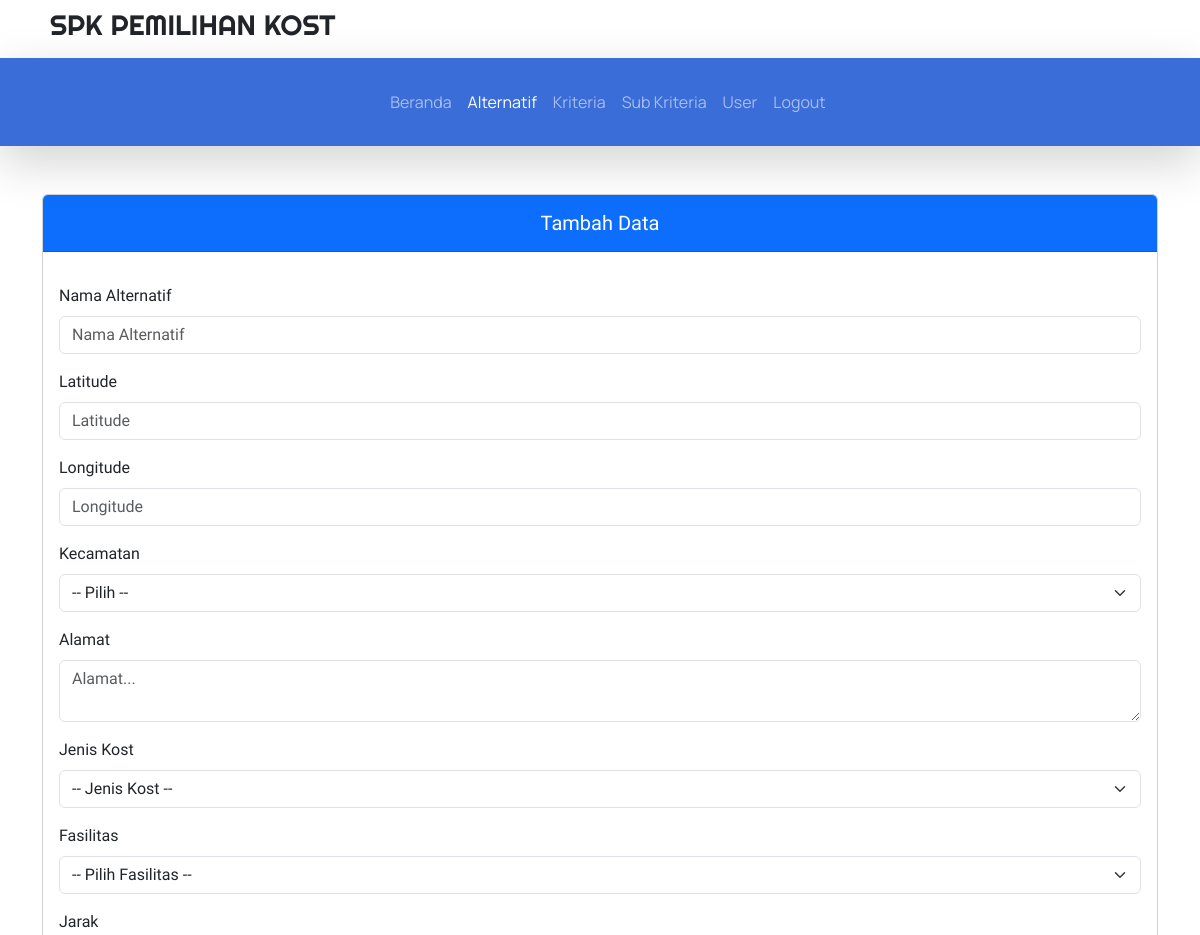
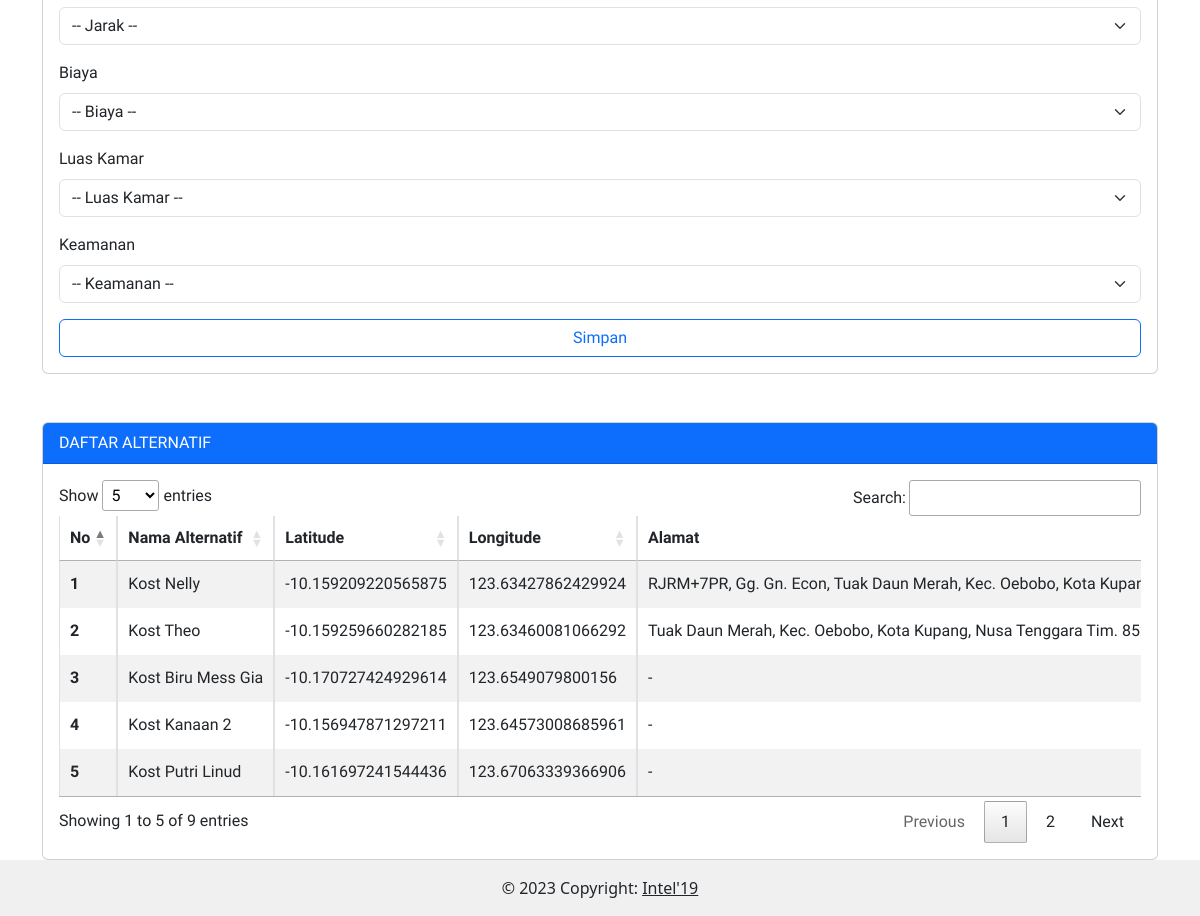
/admin/alternatif.php (signed in), run on the app's committed database (2 pictures, top to bottom).
### tables this page shows
CREATE TABLE `kecocokan_alt_kriteria` (
  `id_alt_kriteria` int(11) NOT NULL,
  `f_id_alternatif` int(5) NOT NULL,
  `f_id_kriteria` char(2) NOT NULL,
  `f_id_sub_kriteria` int(5) NOT NULL
);

CREATE TABLE `alternatif` (
  `id_alternatif` int(5) NOT NULL,
  `nama_alternatif` varchar(50) NOT NULL,
  `alamat` varchar(150) NOT NULL,
  `latitude` varchar(100) NOT NULL,
  `longitude` varchar(100) NOT NULL,
  `jenis_kost` enum('Campuran','Laki-Laki','Perempuan') NOT NULL DEFAULT 'Campuran',
  `kecamatan` varchar(50) DEFAULT NULL
);

### config.php (called while the page is built, shortened)
<?php
function connectDatabase()
{
    $conn = new mysqli(DB_HOST, DB_USERNAME, DB_PASSWORD, DB_NAME);
    return $conn;
}
?>

### admin/functions/alternatif.php (called while the page is built, shortened)
<?php
require_once '../config.php';
class Alternatif
{
    private $db;
    public function __construct()
    {
        $this->db = connectDatabase();
    }
    public function getDataAlternatif()
    {
        return $this->db->query("SELECT a.nama_alternatif, a.id_alternatif, a.latitude, a.longitude, a.alamat, a.jenis_kost, a.kecamatan, kak.id_alt_kriteria,
                MAX(CASE WHEN k.nama_kriteria = 'Fasilitas' THEN kak.id_alt_kriteria END) AS id_alt_C1,
                MIN(CASE WHEN k.nama_kriteria = 'Jarak' THEN kak.id_alt_kriteria END) AS id_alt_C2,
                MIN(CASE WHEN k.nama_kriteria = 'Biaya' THEN kak.id_alt_kriteria END) AS id_alt_C3,
                MAX(CASE WHEN k.nama_kriteria = 'Luas Kamar' THEN kak.id_alt_kriteria END) AS id_alt_C4,
                MAX(CASE WHEN k.nama_kriteria = 'Keamanan' THEN kak.id_alt_kriteria END) AS id_alt_C5,
                MAX(CASE WHEN k.nama_kriteria = 'Fasilitas' THEN kak.f_id_sub_kriteria END) AS id_sub_C1,
                MIN(CASE WHEN k.nama_kriteria = 'Jarak' THEN kak.f_id_sub_kriteria END) AS id_sub_C2,
                MIN(CASE WHEN k.nama_kriteria = 'Biaya' THEN kak.f_id_sub_kriteria END) AS id_sub_C3,
                MAX(CASE WHEN k.nama_kriteria = 'Luas Kamar' THEN kak.f_id_sub_kriteria END) AS id_sub_C4,
                MAX(CASE WHEN k.nama_kriteria = 'Keamanan' THEN kak.f_id_sub_kriteria END) AS id_sub_C5,
                MAX(CASE WHEN k.nama_kriteria = 'Fasilitas' THEN sk.nama_sub_kriteria END) AS nama_C1,
                MIN(CASE WHEN k.nama_kriteria = 'Jarak' THEN sk.nama_sub_kriteria END) AS nama_C2,
                MIN(CASE WHEN k.nama_kriteria = 'Biaya' THEN sk.nama_sub_kriteria END) AS nama_C3,
                MAX(CASE WHEN k.nama_kriteria = 'Luas Kamar' THEN sk.nama_sub_kriteria END) AS nama_C4,
                MAX(CASE WHEN k.nama_kriteria = 'Keamanan' THEN sk.nama_sub_kriteria END) AS nama_C5
                FROM alternatif a
                JOIN kecocokan_alt_kriteria kak ON a.id_alternatif = kak.f_id_alternatif
                JOIN sub_kriteria sk ON kak.f_id_sub_kriteria = sk.id_sub_kriteria
                JOIN kriteria k ON kak.f_id_kriteria = k.id_kriteria
                GROUP BY a.nama_alternatif ORDER BY a.id_alternatif DESC;");
    }
}
$getDataAlternatif = new Alternatif();

### admin/alternatif.php (the view, shortened to what this page needs)
<?php
require_once './header.php';
require_once './functions/alternatif.php';
$dataAlternatif = $getDataAlternatif->getDataAlternatif();
?>
<div class="container" style="font-family: 'Prompt', sans-serif">
    <div class="row">
        <div class="d-xxl-flex">
            <div class="col-xxl-3 mb-xxl-3 mt-5">
                <form action="" method="post">
                    <div class="card">
                        <div class="card-header bg-primary">
                            <h5 class="text-center text-white pt-2 col-12 btn-outline-primary">
                                Tambah Data
                            </h5>
                        </div>
                        <div class="card-body">
                            <div class="mb-3 mt-3">
                                <label for="exampleFormControlInput1" class="form-label">Nama Alternatif</label>
                                <input type="text" name="nama_alternatif" class="form-control" id="exampleFormControlInput1" required placeholder="Nama Alternatif" />
                            </div>
                            <div class="mb-3 mt-3">
                                <label for="latitude" class="form-label">Latitude</label>
                                <input type="text" name="latitude" required class="form-control" id="latitude" placeholder="Latitude" />
                            </div>
                            <div class="mb-3 mt-3">
                                <label for="longitude" class="form-label">Longitude</label>
                                <input type="text" name="longitude" required class="form-control" id="longitude" placeholder="Longitude" />
                            </div>
                            <div class="mb-3 mt-3 opsi_kec">
                                <label for="kecamatan" class="form-label">Kecamatan</label>
                                <select class="form-select" name="kecamatan" aria-label="Default select example">
                                    <option value="">-- Pilih --</option>
                                </select>
                            </div>
                            <div class="mb-3 mt-3">
                                <label for="exampleFormControlInput1" class="form-label">Alamat</label>
                                <textarea class="form-control" required placeholder="Alamat..." name="alamat"></textarea>
                            </div>
                            <div class="mb-3 mt-3">
                                <label for="jenis_kost" class="form-label">Jenis Kost</label>
                                <select class="form-select" name="jenis_kost" required>
                                    <option value="">-- Jenis Kost --</option>
                                </select>
                            </div>
                            <div class="mb-3 mt-3">
                                <label for="fasilitas" class="form-label">Fasilitas</label>
                                <select class="form-select" name="fasilitas" required aria-label="Default select example">
                                    <option value="">-- Pilih Fasilitas --</option>
                                </select>
                            </div>
                            <div class="mb-3 mt-3">
                                <label for="jarak" class="form-label">Jarak</label>
                                <select class="form-select" name="jarak" required aria-label="Default select example">
                                    <option value="">-- Jarak --</option>
                                </select>
                            </div>
                            <div class="mb-3 mt-3">
                                <label for="biaya" class="form-label">Biaya</label>
                                <select class="form-select" name="biaya" required aria-label="Default select example">
                                    <option value="">-- Biaya --</option>
                                </select>
                            </div>
                            <div class="mb-3 mt-3">
                                <label for="luas-kamar" class="form-label">Luas Kamar</label>
                                <select class="form-select" name="luas-kamar" required aria-label="Default select example">
                                    <option value="">-- Luas Kamar --</option>
                                </select>
                            </div>
                            <div class="mb-3 mt-3">
                                <label for="keamanan" class="form-label">Keamanan</label>
                                <select class="form-select" name="keamanan" required aria-label="Default select example">
                                    <option value="">-- Keamanan --</option>
                                </select>
                            </div>
                            <button type="submit" name="simpan" class="btn col-12 btn-outline-primary">
                                Simpan
                            </button>
                        </div>
                    </div>
                </form>
            </div>
            <div class="col-xxl-9 mt-5 ms-xxl-5">
                <div class="card">
                    <div class="card-header bg-primary text-white">DAFTAR ALTERNATIF</div>
                    <div class="card-body">
                        <div class="table-responsive">
                            <table class="table table-striped table-bordered nowrap" style="width:100%" id="table-penilaian">
                                <thead>
                                    <tr>
                                        <th scope="col">No</th>
                                        <th scope="col">Nama Alternatif</th>
                                        <th scope="col">Latitude</th>
                                        <th scope="col">Longitude</th>
                                        <th scope="col">Alamat</th>
                                    </tr>
                                </thead>
                                <tbody class="table-group-divider">
                                    <?php foreach ($dataAlternatif as $i => $alternatif) : ?>
                                        <tr>
                                            <th scope="row"><?= $i + 1; ?></th>
                                            <td><?= $alternatif['nama_alternatif']; ?></td>
                                            <td><?= $alternatif['latitude']; ?></td>
                                            <td><?= $alternatif['longitude']; ?></td>
                                            <td><?= $alternatif['alamat']; ?></td>
                                        </tr>
                                    <?php endforeach; ?>
                                </tbody>
                            </table>
                        </div>
                    </div>
                </div>
            </div>
        </div>
    </div>
</div>
<?php
require_once './footer.php';
?>

### data on the page
kecocokan_alt_kriteria: f_id_alternatif.nama_alternatif "Kost Nelly", f_id_alternatif.latitude "-10.159209220565875", f_id_alternatif.longitude "123.63427862429924", f_id_alternatif.alamat "RJRM+7PR, Gg. Gn. Econ, Tuak Daun Merah, Kec. Oebobo, Kota…"
kecocokan_alt_kriteria: f_id_alternatif.nama_alternatif "Kost Theo", f_id_alternatif.latitude "-10.159259660282185", f_id_alternatif.longitude "123.63460081066292", f_id_alternatif.alamat "Tuak Daun Merah, Kec. Oebobo, Kota Kupang, Nusa Tenggara Tim.…"
kecocokan_alt_kriteria: f_id_alternatif.nama_alternatif "Kost Biru Mess Gia", f_id_alternatif.latitude "-10.170727424929614", f_id_alternatif.longitude "123.6549079800156", f_id_alternatif.alamat "-"
kecocokan_alt_kriteria: f_id_alternatif.nama_alternatif "Kost Kanaan 2", f_id_alternatif.latitude "-10.156947871297211", f_id_alternatif.longitude "123.64573008685961", f_id_alternatif.alamat "-"
kecocokan_alt_kriteria: f_id_alternatif.nama_alternatif "Kost Putri Linud", f_id_alternatif.latitude "-10.161697241544436", f_id_alternatif.longitude "123.67063339366906", f_id_alternatif.alamat "-"
